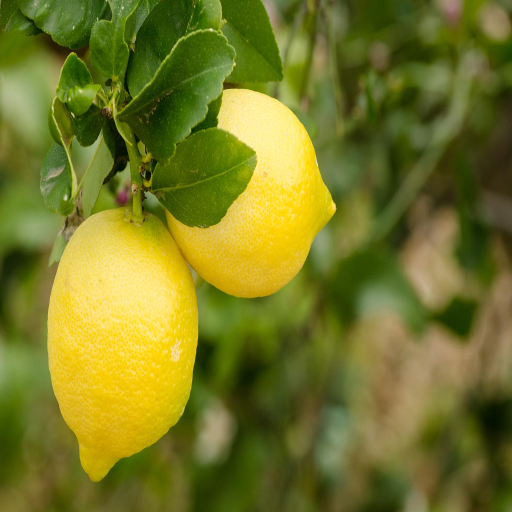
#> input picture ImgInput/limone.bmp, 512 x 512 px, found by its file name
$ python main.py   (older library calls are emulated)
#> lines starting #> are read from the running program, lines starting #| are printed output that depends on the picture
### function/Utility.py
from os import path, makedirs, listdir, remove


def clean():
    for file in listdir("Compressi"):
        percorso = "Compressi\\" + file
        if path.exists(percorso):
            remove(percorso)
    for file in listdir("Frammenti"):
        percorso = "Frammenti\\" + file
        if path.exists(percorso):
            remove(percorso)
    for file in listdir("FrammentiJpeg"):
        percorso = "FrammentiJpeg\\" + file
        if path.exists(percorso):
            remove(percorso)
    results = ["Result\\result.bmp", "Result\\jpegDirect\\result.jpg", "Result\\jpegDirect\\result.bmp",
               "Result\\mergeCompress.tar.xz"]
    for r in results:
        if path.exists(r):
            remove(r)


def crate_directory(dirs=['Frammenti', 'FrammentiJpeg', 'Compressi', 'Result', 'Result\\jpegDirect']):
    for d in dirs:
        if not path.exists(d):
            makedirs(d)

### function/EstrazioneFrammenti.py
import matplotlib.image as mpimg
import scipy.misc


def estrazione_frammenti(file_name_img_originale, numero_divisioni, output_path="Frammenti\\"):
    img = mpimg.imread(file_name_img_originale)
    grandezza_frammento = (round(img.shape[0] / numero_divisioni), round(img.shape[1] / numero_divisioni))
    for i in range(numero_divisioni):
        for j in range(numero_divisioni):
            inizio_frammento_righe = i * grandezza_frammento[0]
            fine_frammento_righe = i * grandezza_frammento[0] + grandezza_frammento[0]
            inizio_frammento_colonne = j * grandezza_frammento[1]
            fine_frammento_colonne = j * grandezza_frammento[1] + grandezza_frammento[1]
            frammento = img[inizio_frammento_righe:fine_frammento_righe,inizio_frammento_colonne:fine_frammento_colonne]
            scipy.misc.toimage(frammento).save(output_path + "frammento" + str(i) + "," + str(j) + ".bmp")
    return grandezza_frammento

### function/UnioneFrammenti.py
import scipy.misc
from os import listdir
from function.UnioneFrammenti import *
import matplotlib.image as mpimg
import numpy as np


def merge(filename_into_img_input, grandezza_frammento, path_result='Result\\result.bmp', dir_merge="Compressi"):
    lista = []
    for file in listdir(dir_merge):
        lista.append(file)

    sorted(lista)

    fr0 = mpimg.imread(filename_into_img_input)
    unione = np.zeros(fr0.shape, dtype=fr0.dtype)

    for f in lista:
        frammento = mpimg.imread(dir_merge + "\\" + f)
        f = f.replace("frammento", "")
        f = f.replace(".jpg", "")
        posizione = f.split(",")
        posizione[0] = int(posizione[0])
        posizione[1] = int(posizione[1])
        inizio_colonna = posizione[0] * grandezza_frammento[0]
        inizio_riga = posizione[1] * grandezza_frammento[1]
        unione[inizio_colonna:inizio_colonna + grandezza_frammento[0],
        inizio_riga:inizio_riga + grandezza_frammento[1]] = \
            frammento[0:grandezza_frammento[0], 0:grandezza_frammento[1]]
    scipy.misc.toimage(unione).save(path_result)

### function/Statistic.py
import os
import skimage.measure as sky
import matplotlib.image as mpimg


# [15 lines left out: function statistic, not called in this run]


def statistic_frammenti(frammenti_importanti):
    for i in frammenti_importanti:
        frammento_jpeg = mpimg.imread("FrammentiJpeg\\" + i)
        frammento_custom = mpimg.imread("Compressi\\" + i.replace("bmp", "jpg"))
        frammento_originale = mpimg.imread("Frammenti\\" + i)
        psnrJpeg = sky.compare_psnr(frammento_originale, frammento_jpeg)
        psnrCustom = sky.compare_psnr(frammento_originale, frammento_custom)
        print(i + "\tJPEG PSNR : " + str(psnrJpeg) + "\tCUSTOM PSNR : " + str(psnrCustom))

### function/CompressioneFrammenti.py
import os
from function.Compressore import jpeg_compress


def comprimi_frammenti(frammenti_importanti,forground,background):

    lista_file = []
    for file in os.listdir("Frammenti"):
        lista_file.append(file)

    for s in lista_file:
        if s in frammenti_importanti:
            jpeg_compress("Frammenti\\" + s, "Compressi\\" + s.replace(".bmp",".jpg"), forground)
        else:
            jpeg_compress("Frammenti\\" + s, "Compressi\\" + s.replace(".bmp",".jpg"), background)

### function/Compressore.py
from PIL import Image


def jpeg_compress(path_img_input, output, quality):
    image = Image.open(path_img_input)
    file = open(output, "w")
    image.save(file.buffer, "JPEG", quality=quality)

### main.py
from function.TarXzCompression import tar_xz_compress
from function.Utility import *
from function.CompressioneFrammenti import comprimi_frammenti
from function.EstrazioneFrammenti import *
from function.UnioneFrammenti import merge
from function.Compressore import jpeg_compress
from function.Statistic import *

crate_directory()
clean()

filenameIntoImgInput='ImgInput\\limone.bmp'
arr = ["1,0","2,0","2,1","3,0"]
frammentiImpo = ["frammento"+arr.pop(0)+".bmp"]

for i in arr:
    frammentiImpo.append("frammento"+i+".bmp")

foreground = 80
background = 50
qualityJpegDirect = 70
numeroDivisioni = 4
pathResutJpeg = "Result\\jpegDirect\\result.jpg"

print("Ottengo i frammenti : ")
grandezza_frammento = estrazione_frammenti(filenameIntoImgInput, numeroDivisioni)
#> in estrazione_frammenti, img is the input picture: shape (512, 512, 3); mean R, G, B 117.6, 120.1, 37.7
#> the loop in estrazione_frammenti, `for i in range(numero_divisioni):` made 4 passes
#> pass 1, in estrazione_frammenti, `scipy.misc.toimage(frammento).save(output_path + "frammento" + str(i) ..`:
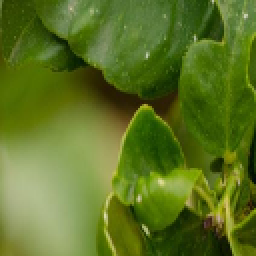
#> saved as frammento0,0.bmp: PIL image 128x128 RGB (shown 2 times larger); mean R, G, B 92.1, 114.8, 35.3
#> pass 1, in estrazione_frammenti, `scipy.misc.toimage(frammento).save(output_path + "frammento" + str(i) ..`:
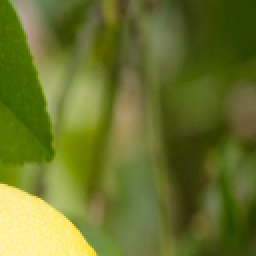
#> saved as frammento0,2.bmp: PIL image 128x128 RGB (shown 2 times larger); mean R, G, B 105.9, 115.8, 43.6
#> pass 1, in estrazione_frammenti, `scipy.misc.toimage(frammento).save(output_path + "frammento" + str(i) ..`:
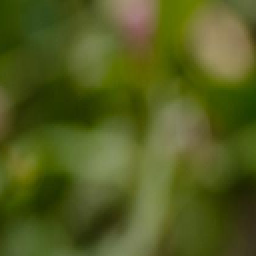
#> saved as frammento0,3.bmp: PIL image 128x128 RGB (shown 2 times larger); mean R, G, B 84, 93.2, 31.7
#> after the loop in estrazione_frammenti, `for i in range(numero_divisioni):`:
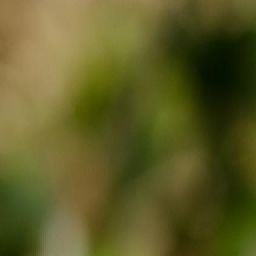
#> frammento: shape (128, 128, 3) (shown 2 times larger); mean R, G, B 94, 91.7, 38.1
#> grandezza_frammento = (128, 128)
print("End\nComprimo i frammenti : ")
comprimi_frammenti(frammentiImpo, foreground, background)
print("End\nUnisco i frammenti : ")
merge(filenameIntoImgInput, grandezza_frammento)
print("End\nCompressione diretta e salvataggio in bitmap : ")
jpeg_compress(filenameIntoImgInput, pathResutJpeg, qualityJpegDirect)
direct = mpimg.imread(pathResutJpeg)
scipy.misc.toimage(direct).save(pathResutJpeg.replace("jpg", "bmp"))
print("End\nEstraggo i frammenti dall'immagine Jpeg diretta : ")
estrazione_frammenti(pathResutJpeg, numeroDivisioni, "FrammentiJpeg\\")
#> the loop in estrazione_frammenti (call 2), `for i in range(numero_divisioni):` made 4 passes
#> pass 1, in estrazione_frammenti (call 2), `scipy.misc.toimage(frammento).save(output_path + "frammento" + str(i) ..`:
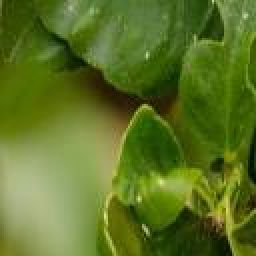
#> saved as frammento0,0.bmp: PIL image 128x128 RGB (shown 2 times larger); mean R, G, B 92.2, 114.8, 36.4
#> pass 1, in estrazione_frammenti (call 2), `scipy.misc.toimage(frammento).save(output_path + "frammento" + str(i) ..`:
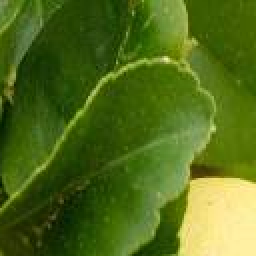
#> saved as frammento0,1.bmp: PIL image 128x128 RGB (shown 2 times larger); mean R, G, B 81.2, 107.7, 26.8
print("End\n\nConfronto i risultati sui frammenti di interesse : ")
statistic_frammenti(frammentiImpo)
#> in statistic_frammenti, `frammento_jpeg = mpimg.imread("FrammentiJpeg\\" + i)`:
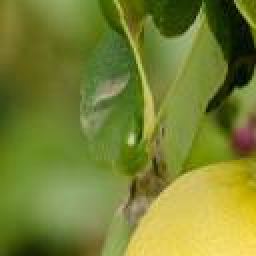
#> frammento_jpeg: shape (128, 128, 3) (shown 2 times larger); mean R, G, B 120.3, 130.7, 50.6
#> (the run stopped early here; a loop or call above may not have finished)
